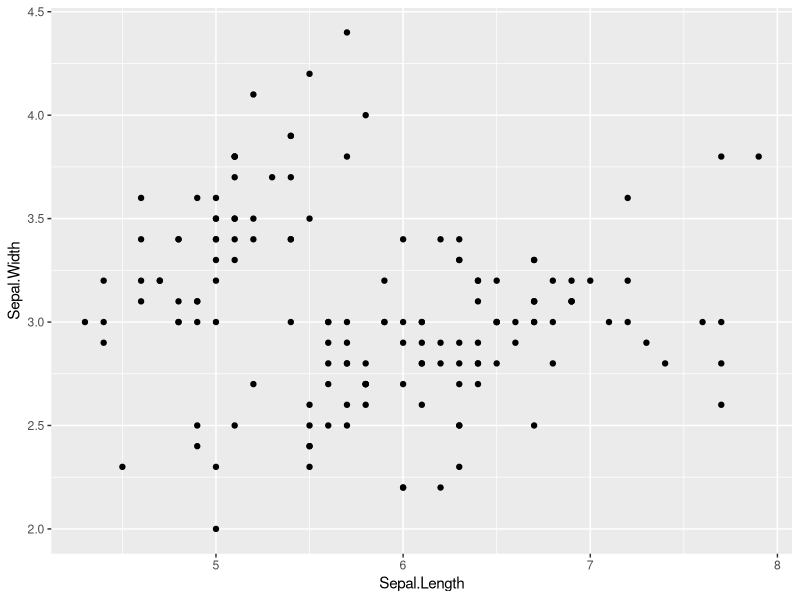
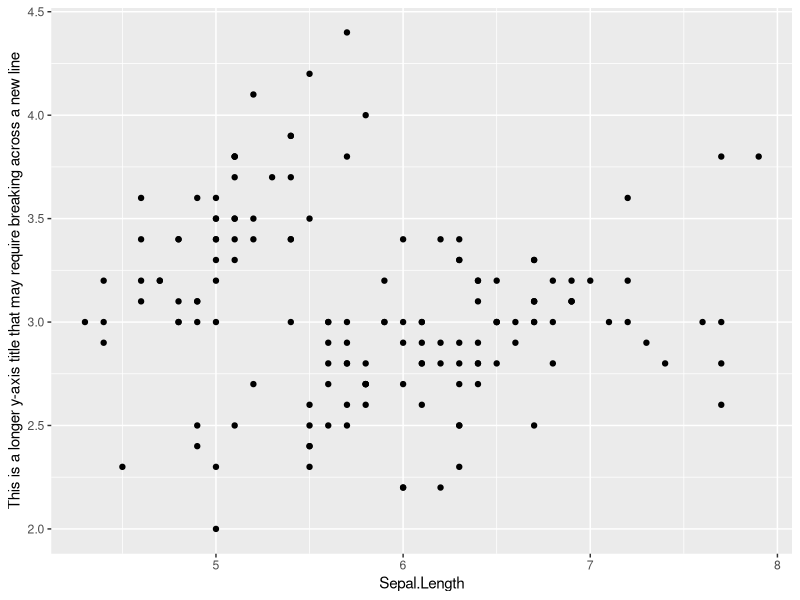
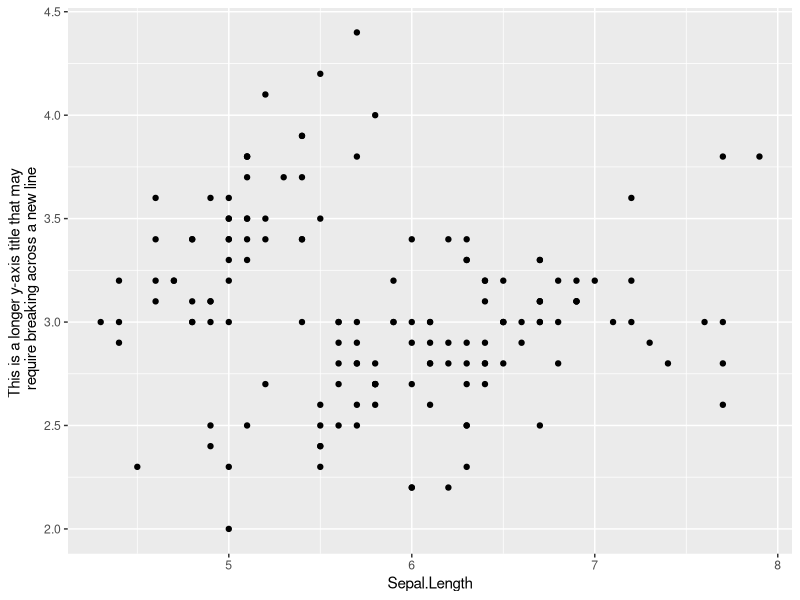
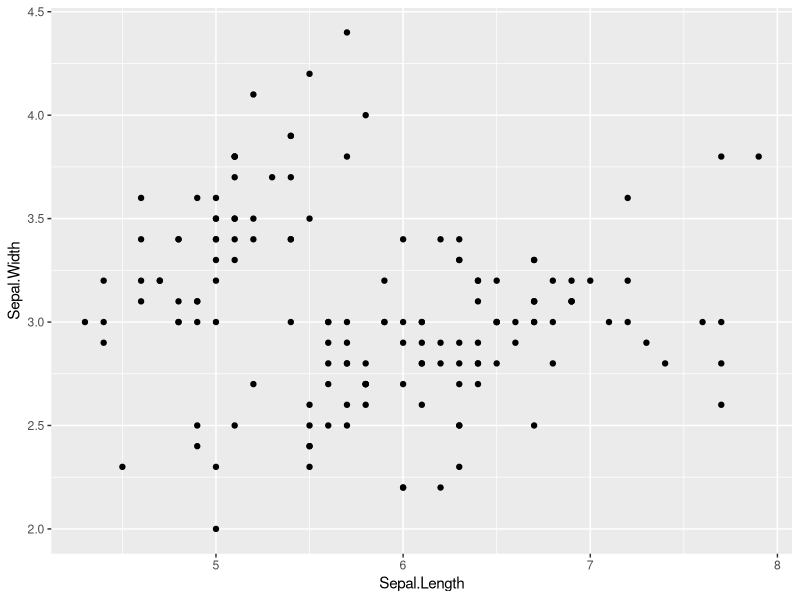
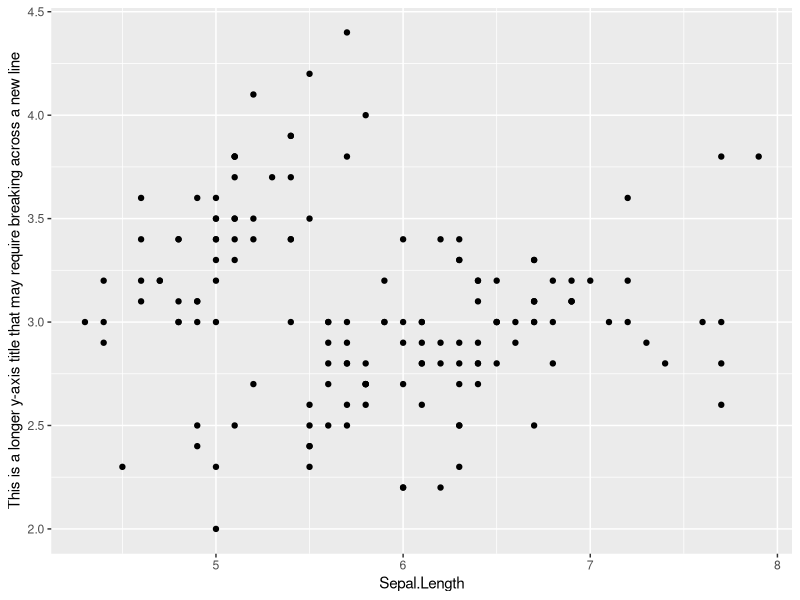
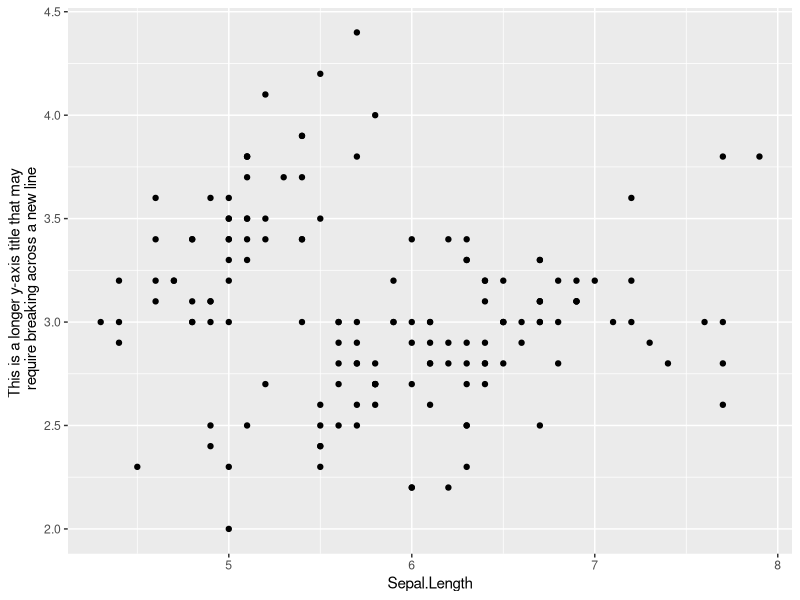
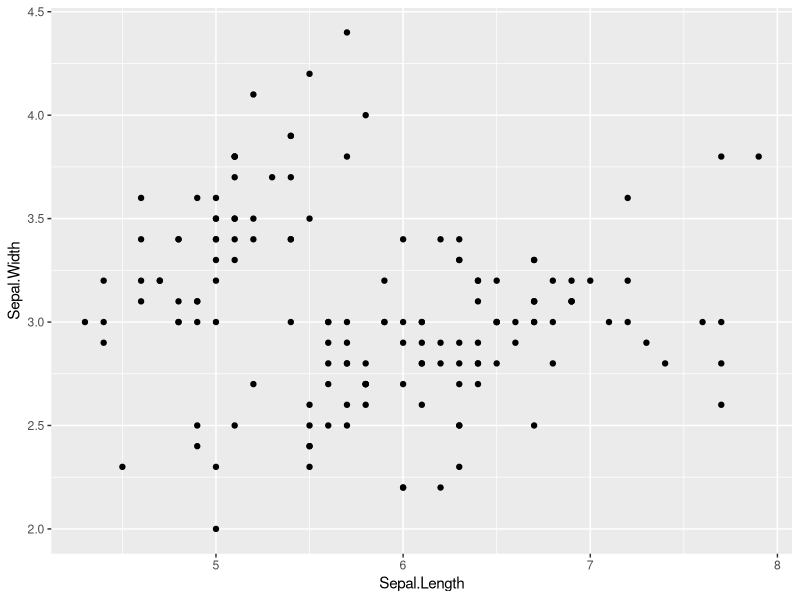
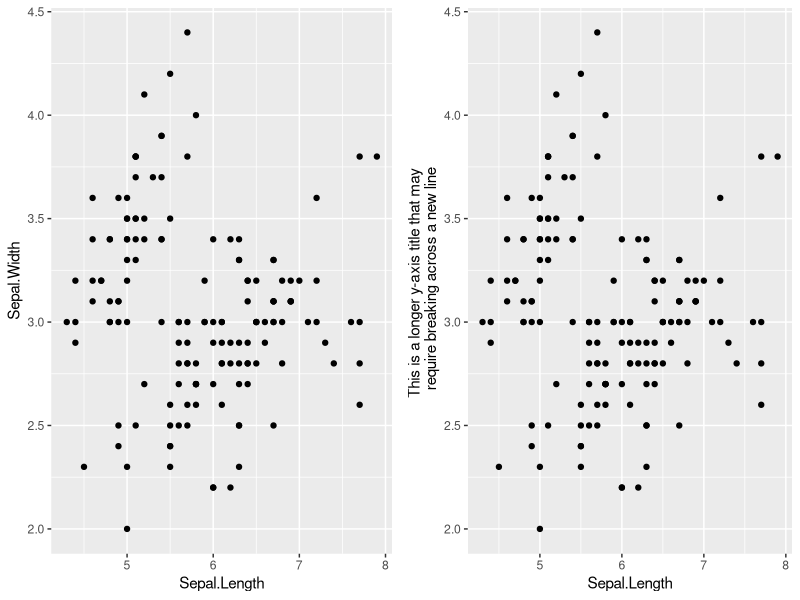

The R source for these figures, in order:
# CREATE EXAMPLE PLOT

library(ggplot2)  # graphics library
data(iris)  # Load data

p <- ggplot(iris, aes(Sepal.Length, Sepal.Width)) + geom_point()
p

# SAVE AS HIGH RESOLUTION RASTER (.tiff)
# Can be embeded in Word or saved as standalone file
ggsave("iris.tiff",
       p,
       units="in",
       width=3.25,   #1 column
       height=3.25, 
       dpi=1200,   # ES&T. 300-600 at PLOS One,
       compression = "lzw",  # PLOS One 44MB w/out compression, 221KB w/compression
        family="Arial")  # ggplot default.  Could set to others depending on journal
# No need to modify for color figure.  Uses RGB color mode by default
# Prints @ 3x3 in Word.  White space in margins?
# View image (Word) and reformat if necessary

# Add longer y-axis title
p2 <- ggplot(iris, aes(Sepal.Length, Sepal.Width)) + geom_point() +
  ylab("This is a longer y-axis title that may require breaking across a new line")
p2

ggsave("iris.tiff",
       p2,
       units="in",
       width=3.25,   #1 column
       height=3.25, 
       dpi=1200,   # ES&T. 300-600 at PLOS One,
       compression = "lzw")

# Now wrap title across two lines.
p3 <- ggplot(iris, aes(Sepal.Length, Sepal.Width)) + geom_point() +
  ylab("This is a longer y-axis title that may \n require breaking across a new line")
p3

ggsave("iris.tiff",
       p3,
       units="in",
       width=3.25,   #1 column
       height=3.25, 
       dpi=1200,   # ES&T. 300-600 at PLOS One,
       compression = "lzw")


# SAVE AS .eps
# Might be viewable in Word.  Can be previewed in Adobe Acrobat or GhostView (freeware,
# requires Ghostscript), among others.
ggsave("iris.eps",
       p,
       units="in",
       width=3.25,   #1 column
       height=3.25)  
# Convert to .pdf and view in Adobe Pro (prints at 3x3)
# View directly in Ghostview



# Embed fonts.  In theory, can be done with {grDevices} embedFonts() or
# {extrafont} embed_font().  Both require installation of Ghostscript (freeware).
# Package help file: This function is not necessary if you just use the standard 
# default fonts for PostScript and PDF output.

# More info on embeding plots
# http://www.fromthebottomoftheheap.net/2013/09/09/preparing-figures-for-plos-one-with-r/#comment-1253572863
# http://www.r-bloggers.com/how-to-use-your-favorite-fonts-in-r-charts/

# MULTI PANEL PLOTS
# 2 panel plot
library(grid)
tiff("iris2panel.tiff",
     units = "in",
     width = 6.5,  # 2 columns
     height = 3.25,
     res=1200)
grid.newpage()
pushViewport(viewport(layout=grid.layout(1,2)))
print(p, vp = viewport(layout.pos.row = 1, layout.pos.col = 1))
print(p3, vp = viewport(layout.pos.row = 1, layout.pos.col = 2))
dev.off()
     

